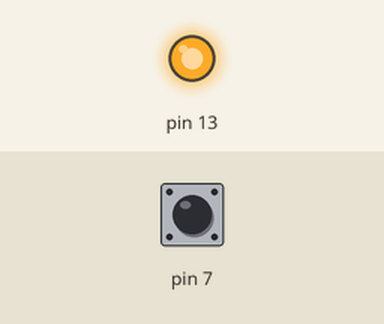
Recording of a sketch running on a simulated Arduino Uno, built with avr-gcc and run on an emulated ATmega328P. On the bench: output pins drawn as LEDs (lit = HIGH). Inputs (shaded band) come from the test bench; at power-on: pin 7 HIGH. What the sketch prints to the serial monitor is not drawn.

Above: at 0.1 s.
Timing chart, 0 to 1.6 s (numbered marks = the images above):
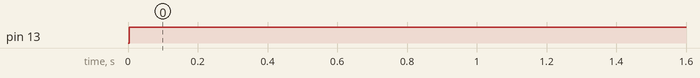

The sketch:

Capacitivo_sensor.ino
```cpp
#include<CapacitiveSensor.h>

CapacitiveSensor sensor = CapacitiveSensor(6,7);

void setup()
{
  pinMode(13,OUTPUT);
  Serial.begin(9600);
}
void loop()
{
  long lectura = sensor.capacitiveSensor(30);
  Serial.println(lectura);
  if(lectura>1)
    digitalWrite(13,HIGH);
  else
  digitalWrite(13,LOW);

    delay(10);
}
```

Measured:
- by itself, pin 13: LOW → HIGH at 0.00 s
